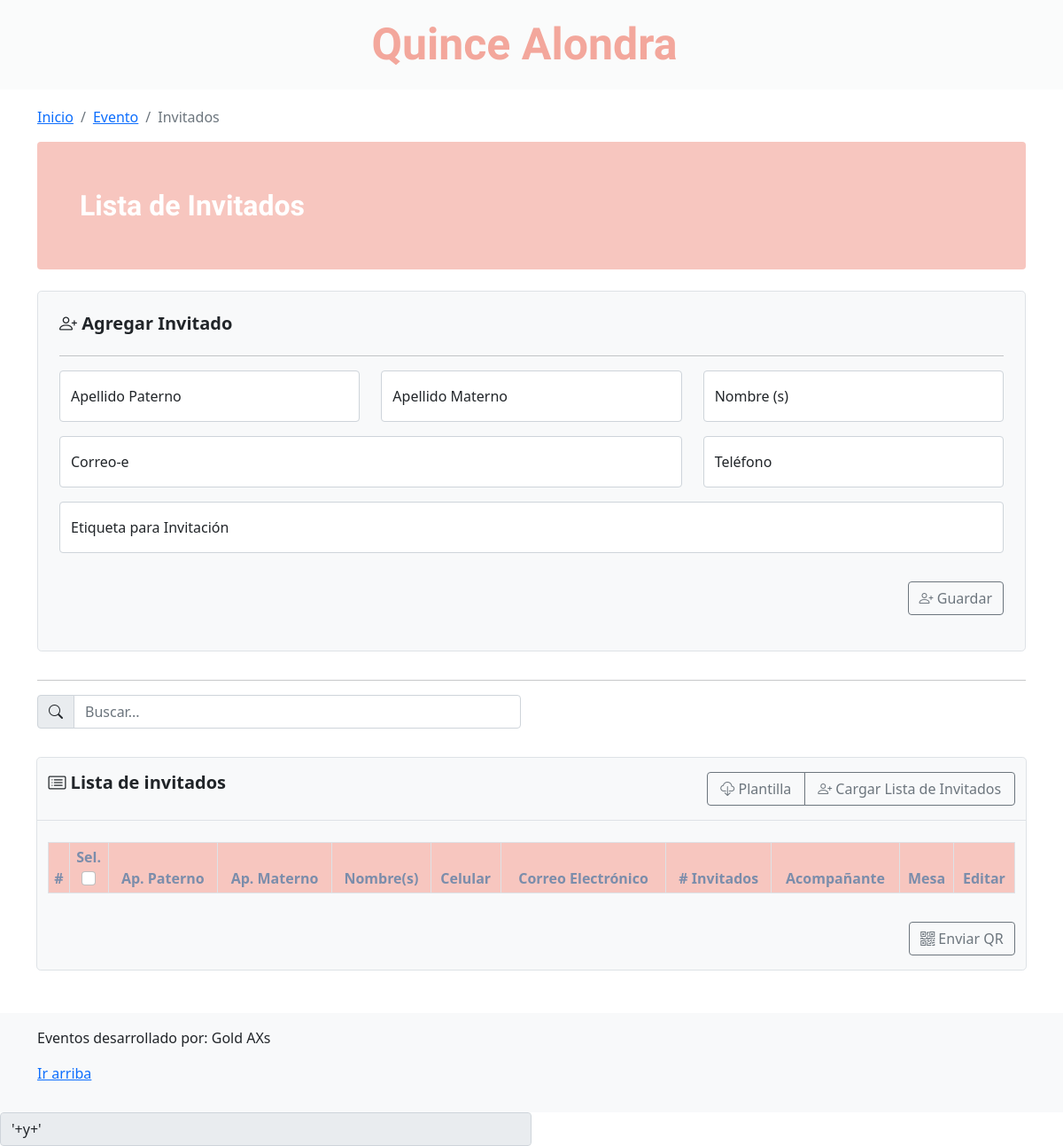
The app's page /home_events.php?id=6 (signed in), older data.
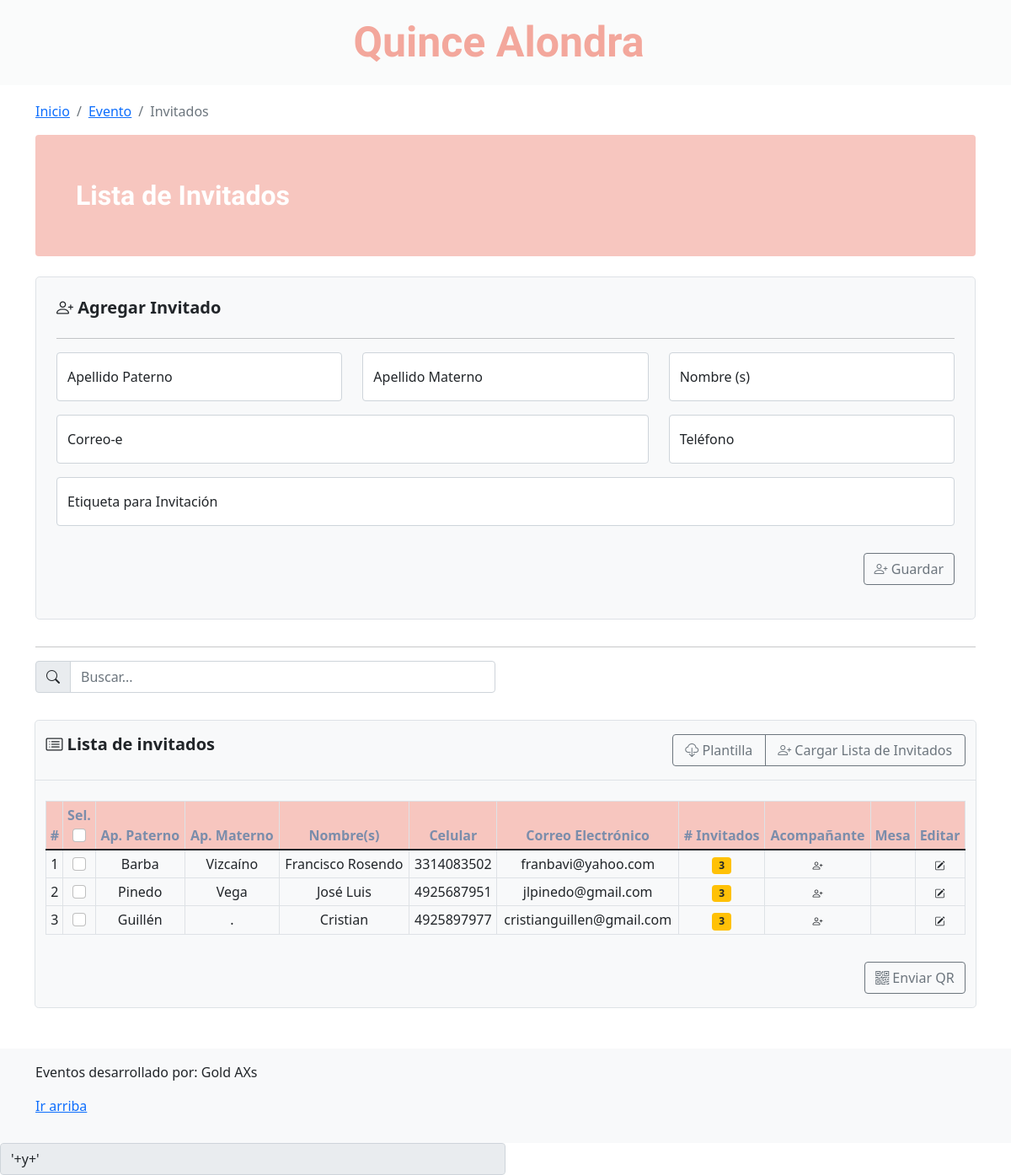
The same page, newer data.
### tables this page shows
CREATE TABLE `invitados` (
  `id` int(11) NOT NULL,
  `nombre` varchar(72) NOT NULL,
  `apellido_p` varchar(54) NOT NULL,
  `apellido_m` varchar(54) NOT NULL,
  `celular` varchar(18) NOT NULL,
  `email` varchar(36) NOT NULL,
  `no_invitados` int(11) DEFAULT NULL,
  `mesa` int(11) DEFAULT NULL,
  `qr` varchar(90) DEFAULT NULL,
  `etiqueta` varchar(50) DEFAULT NULL,
  `tipo_invitado` int(11) DEFAULT NULL,
  `invitado_eje` int(11) DEFAULT NULL COMMENT 'Para ligar al invitado eje con el secundario',
  `id_evento` int(11) DEFAULT NULL,
  `confirmacion` int(11) DEFAULT NULL
);

### prcd/query_invitados.php (called while the page is built)
<?php
include('qconn/qc.php');
$sqlQuery = "SELECT * FROM invitados WHERE id_evento = '$idEvent' AND tipo_invitado = 1";
$resultadosqlQuery = $conn->query($sqlQuery);

### home_events.php (the view, shortened to what the changed rows need)
<?php
    include('prcd/qconn/qc.php');
    $idEvent = $_REQUEST['id'];
?>
<!doctype html>
<html lang="en">
<head>
    <link href="../assets/dist/css/bootstrap.min.css" rel="stylesheet">
    <link href="https://cdn.jsdelivr.net/npm/bootstrap@5.1.3/dist/css/bootstrap.min.css" rel="stylesheet">
    <link rel="stylesheet" href="https://cdn.jsdelivr.net/npm/bootstrap-icons@1.8.1/font/bootstrap-icons.css">
    <link href="blog.css" rel="stylesheet">
    <link href="navbar-top-fixed.css" rel="stylesheet">
</head>
<body class="d-flex flex-column min-vh-100">
    <main class="container mt-5 mb-5">
        <div class="row align-items-md-stretch">
            <div class="container border rounded-3 mt-3 bg-light" style="width: 98%;">
                <div class="table-responsive">
                    <table class="table table-hover table-bordered table-sm align-middle mt-4">
                        <thead style="background-color:#f7c6bf; color: #7B8DAB;">
                            <tr class="text-center">
                                <th scope="col">#</th>
                                <th scope="col">Sel. <br><input class="form-check-input" type="checkbox" value=""></th>
                                <th scope="col">Ap. Paterno</th>
                                <th scope="col">Ap. Materno</th>
                                <th scope="col">Nombre(s)</th>
                                <th scope="col">Celular</th>
                                <th scope="col">Correo Electrónico</th>
                                <th scope="col"># Invitados</th>
                                <th scope="col">Acompañante</th>
                                <th scope="col">Mesa</th>
                                <th scope="col">Editar</th>
                            </tr>
                        </thead>
                        <tbody id="myTable">
                            <?php include('prcd/query_invitados.php'); ?>
                            <?php
              $x = 0;
              while ($row_sqlQuery = $resultadosqlQuery->fetch_assoc()) {
                $x++;
                echo '
          <tr class="text-center">
            <td>' . $x . '</td>
            <td><input class="form-check-input" type="checkbox" value="'.$row_sqlQuery['id'].'"></td>
            <td>' . $row_sqlQuery['apellido_p'] . '</td>
            <td>' . $row_sqlQuery['apellido_m'] . '</td>
            <td>' . $row_sqlQuery['nombre'] . '</td>
            <td>' . $row_sqlQuery['celular'] . '</td>
            <td>' . $row_sqlQuery['email'] . '</td>';
            $sqlSecondary ="SELECT * FROM invitados WHERE id_evento = $idEvent AND tipo_invitado = 2";
            $sqlResultSecondary = $conn->query($sqlSecondary);
            $filaSecondary = $sqlResultSecondary->num_rows;
            echo '<td><a href="invitados_secondary.php?id=' . $row_sqlQuery['id'] . '&&id2='.$idEvent.'"><span class="badge bg-warning text-dark">' . $filaSecondary. '</span></a></td>
            <td><a href="#" data-bs-toggle="modal"
            data-bs-target="#AgregarAcomp' . $row_sqlQuery['id'] . '"><span class="badge bg-light text-dark"><i class="bi bi-person-plus"></i></span></a></td>
            <td><span class="badge bg-warning text-dark">' . $row_sqlQuery['mesa'] . '</span></td>
            <td><a href="#" data-bs-toggle="modal"
            data-bs-target="#editarInv' . $row_sqlQuery['id'] . '"><span class="badge bg-light text-dark"><i class="bi bi-pencil-square"></i></span></a></td>
          </tr>';
              }
              ?>
                        </tbody>
                    </table>
                </div>
            </div>
    </main>
</body>
</html>

Row changes from the older to the newer data that the page shows:
now on this page (row edited): invitados: apellido_p "Barba", apellido_m "Vizcaíno", nombre "Francisco Rosendo", celular "3314083502", email "franbavi@yahoo.com", filaSecondary "3"
now on this page (row edited): invitados: apellido_p "Pinedo", apellido_m "Vega", nombre "José Luis", celular "4925687951", email "jlpinedo@gmail.com", filaSecondary "3"
now on this page (row edited): invitados: apellido_p "Guillén", apellido_m ".", nombre "Cristian", celular "4925897977", email "cristianguillen@gmail.com", filaSecondary "3"
